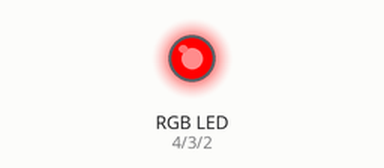
This sketch was run on a simulated Arduino Uno, built with avr-gcc and run on an emulated ATmega328P. Parts: an RGB LED mixed from three pins (HIGH = lit).

Above: at 0.2 s.
At 1.2 s:
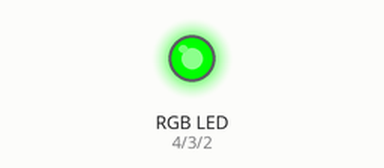
At 2.2 s:
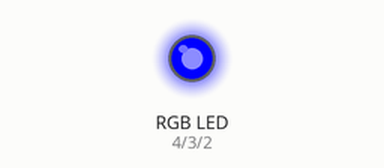
At 4.2 s:
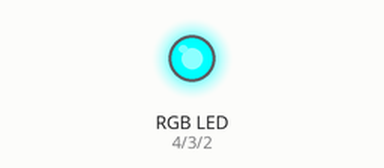
At 6.2 s:
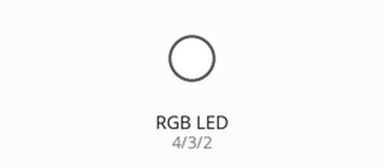
At 8.7 s:
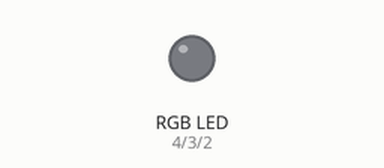
Timing chart, 0 to 9.1 s (numbered marks = the images above):
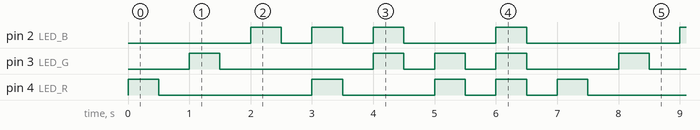

Measured:
- by itself, pin 2 (LED_B): repeats every 7.0 s: 2 × (LOW 0.50 s, HIGH 0.50 s), LOW 1.5 s, HIGH 0.50 s, LOW 2.5 s, HIGH 0.50 s
- by itself, pin 3 (LED_G): repeats every 7.0 s: LOW 2.5 s, 2 × (HIGH 0.50 s, LOW 0.50 s), HIGH 0.50 s, LOW 1.5 s, HIGH 0.50 s
- by itself, pin 4 (LED_R): repeats every 7.0 s: LOW 2.5 s, HIGH 0.50 s, LOW 1.5 s, 2 × (HIGH 0.50 s, LOW 0.50 s), HIGH 0.50 s

The sketch:

RGB_LED1013.ino
```cpp
const int LED_R = 4;  // LED red에 핀4 연결
const int LED_G = 3;  // LED green에 핀3 연결
const int LED_B = 2;  // LED blue에 핀2 연결

void setup()
{
 pinMode(LED_R, OUTPUT);  //핀4(LED red)를 출력으로 설정
 pinMode(LED_G, OUTPUT);  //핀3(LED green)를 출력으로 설정
 pinMode(LED_B, OUTPUT);  //핀2(LED blue)를 출력으로 설정
}

void loop()
{
  digitalWrite(LED_R, HIGH); // LED_R -> ON
  delay(500);
  digitalWrite(LED_R, LOW); // LED_R -> Off
  delay(500);
  digitalWrite(LED_G, HIGH); // LED_R -> On
  delay(500);
  digitalWrite(LED_G, LOW); // LED_R -> Off
  delay(500);
  digitalWrite(LED_B, HIGH); // LED_R -> On
  delay(500);
  digitalWrite(LED_B, LOW); // LED_R -> Off
  delay(500);
  digitalWrite(LED_R, HIGH);
  digitalWrite(LED_B, HIGH);
  delay(500);
  digitalWrite(LED_R, LOW);
  digitalWrite(LED_B, LOW);
  delay(500);
  digitalWrite(LED_G, HIGH);
  digitalWrite(LED_B, HIGH);
  delay(500);
  digitalWrite(LED_G, LOW);
  digitalWrite(LED_B, LOW);
  delay(500);
  digitalWrite(LED_R, HIGH);
  digitalWrite(LED_G, HIGH);
  delay(500);
  digitalWrite(LED_R, LOW);
  digitalWrite(LED_G, LOW);
  delay(500);
  digitalWrite(LED_R, HIGH);
  digitalWrite(LED_B, HIGH);
  digitalWrite(LED_G, HIGH);
  delay(500);
  digitalWrite(LED_R, LOW);
  digitalWrite(LED_B, LOW);
  digitalWrite(LED_G, LOW);
  delay(500);
}
```
